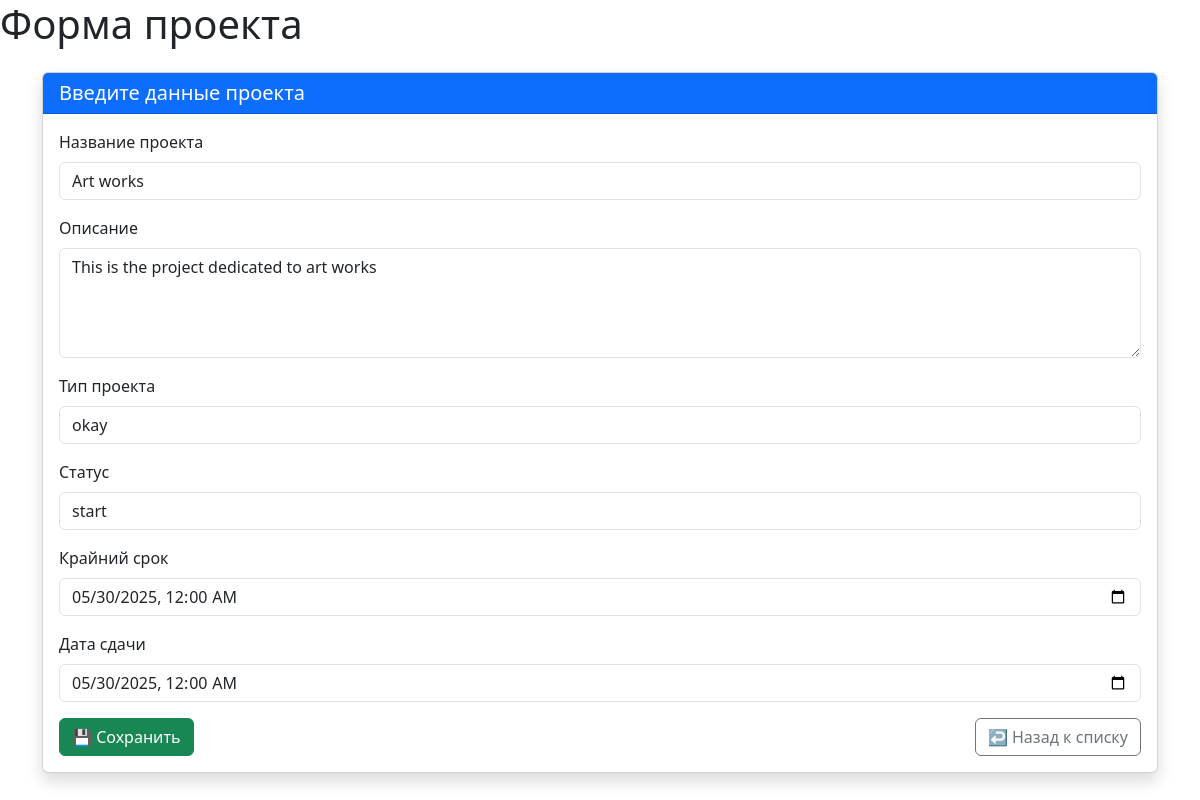
Page /projects/1/edit/ on the committed database.
### core/models.py (models this page shows, shortened)
class Project(models.Model):
    title = models.CharField(max_length=255)
    description = models.TextField()
    type = models.CharField(max_length=100)
    status = models.CharField(max_length=100)
    deadline = models.DateTimeField()
    submission_date = models.DateTimeField()

### core/views.py (the view)
# urls.py: path('projects/<int:pk>/edit/', views.project_update, name='project_update'),
def project_update(request, pk):
    project = get_object_or_404(Project, pk=pk)
    form = ProjectForm(request.POST or None, instance=project)
    if form.is_valid():
        form.save()
        return redirect('project_list')
    return render(request, 'core/project_form.html', {'form': form})

### core/templates/core/project_form.html (shortened to what this page needs)
{% extends 'base.html' %}
{% block content %}
<div class="container mt-4">
    <div class="card shadow">
        <div class="card-header bg-primary text-white">
            <h5 class="mb-0">Введите данные проекта</h5>
        </div>
        <div class="card-body">
            <form method="post" novalidate>
                {% for field in form %}
                    <div class="mb-3">
                        <label class="form-label">{{ field.label }}</label>
                        {{ field }}
                    </div>
                {% endfor %}
                <div class="d-flex justify-content-between">
                    <button type="submit" class="btn btn-success">💾 Сохранить</button>
                    <a href="{% url 'project_list' %}" class="btn btn-outline-secondary">↩️ Назад к списку</a>
                </div>
            </form>
        </div>
    </div>
</div>
{% endblock %}

### rows in the picture
Project: form "Art works" "This is the project dedicated to art works" "okay" "start" "05/30/2025 00:00" "05/30/2025 00:00"

### other values in the picture
{{ field.label }} "Название проекта" "Описание" "Тип проекта" "Статус" "Крайний срок" "Дата сдачи"
